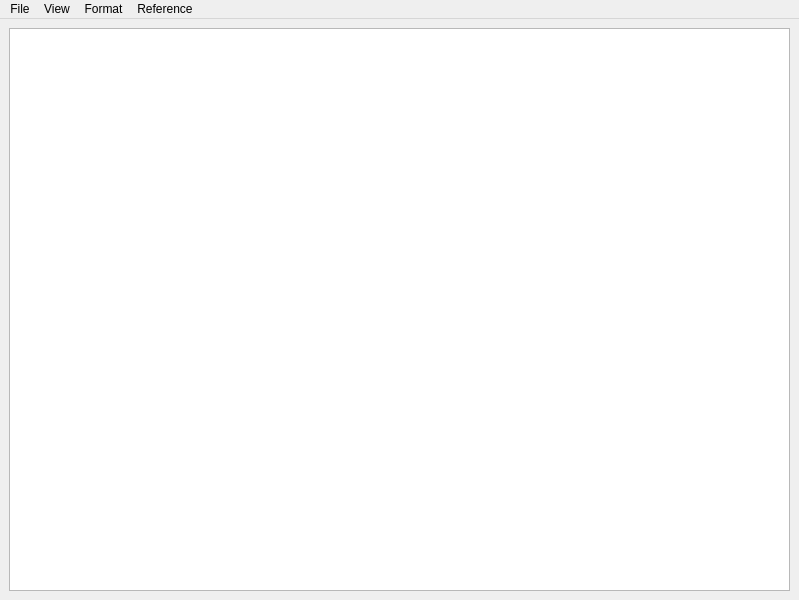
<?xml version="1.0" encoding="UTF-8"?>
<ui version="4.0">
 <class>MainWindow</class>
 <widget class="QMainWindow" name="MainWindow">
  <property name="geometry">
   <rect>
    <x>0</x>
    <y>0</y>
    <width>799</width>
    <height>600</height>
   </rect>
  </property>
  <property name="windowTitle">
   <string>Text editor</string>
  </property>
  <widget class="QWidget" name="centralwidget">
   <property name="sizePolicy">
    <sizepolicy hsizetype="MinimumExpanding" vsizetype="MinimumExpanding">
     <horstretch>0</horstretch>
     <verstretch>0</verstretch>
    </sizepolicy>
   </property>
   <layout class="QHBoxLayout" name="horizontalLayout">
    <item>
     <widget class="QTextEdit" name="text_edit"/>
    </item>
   </layout>
  </widget>
  <widget class="QMenuBar" name="menubar">
   <property name="geometry">
    <rect>
     <x>0</x>
     <y>0</y>
     <width>799</width>
     <height>20</height>
    </rect>
   </property>
   <widget class="QMenu" name="file">
    <property name="title">
     <string>File</string>
    </property>
    <addaction name="open"/>
    <addaction name="open_only_for_read"/>
    <addaction name="save"/>
    <addaction name="save_as"/>
    <addaction name="separator"/>
    <addaction name="print"/>
    <addaction name="separator"/>
    <addaction name="exit"/>
   </widget>
   <widget class="QMenu" name="reference">
    <property name="title">
     <string>Reference</string>
    </property>
    <addaction name="about_programm"/>
   </widget>
   <widget class="QMenu" name="view">
    <property name="title">
     <string>View</string>
    </property>
    <widget class="QMenu" name="language">
     <property name="title">
      <string>Language</string>
     </property>
     <addaction name="language_rus"/>
     <addaction name="language_eng"/>
    </widget>
    <widget class="QMenu" name="decoration">
     <property name="title">
      <string>Decoration</string>
     </property>
     <addaction name="decor_bright"/>
     <addaction name="decor_dark"/>
    </widget>
    <addaction name="language"/>
    <addaction name="decoration"/>
   </widget>
   <widget class="QMenu" name="format">
    <property name="title">
     <string>Format</string>
    </property>
    <widget class="QMenu" name="align">
     <property name="title">
      <string>Align by</string>
     </property>
     <addaction name="left"/>
     <addaction name="center"/>
     <addaction name="right"/>
    </widget>
    <addaction name="font"/>
    <addaction name="align"/>
    <addaction name="copy_format"/>
    <addaction name="paste_format"/>
   </widget>
   <addaction name="file"/>
   <addaction name="view"/>
   <addaction name="format"/>
   <addaction name="reference"/>
  </widget>
  <action name="open">
   <property name="text">
    <string>Open</string>
   </property>
  </action>
  <action name="save">
   <property name="text">
    <string>Save</string>
   </property>
  </action>
  <action name="save_as">
   <property name="text">
    <string>Save as</string>
   </property>
  </action>
  <action name="about_programm">
   <property name="text">
    <string>About programm</string>
   </property>
  </action>
  <action name="exit">
   <property name="text">
    <string>Exit</string>
   </property>
  </action>
  <action name="open_only_for_read">
   <property name="text">
    <string>Open read-only</string>
   </property>
  </action>
  <action name="language_rus">
   <property name="text">
    <string>Russian</string>
   </property>
  </action>
  <action name="language_eng">
   <property name="text">
    <string>English</string>
   </property>
  </action>
  <action name="decor_bright">
   <property name="text">
    <string>Bright</string>
   </property>
  </action>
  <action name="decor_dark">
   <property name="text">
    <string>Dark</string>
   </property>
  </action>
  <action name="print">
   <property name="text">
    <string>Print</string>
   </property>
  </action>
  <action name="font">
   <property name="text">
    <string>Font</string>
   </property>
  </action>
  <action name="left">
   <property name="text">
    <string>Left</string>
   </property>
  </action>
  <action name="center">
   <property name="text">
    <string>Center</string>
   </property>
  </action>
  <action name="right">
   <property name="text">
    <string>Right</string>
   </property>
  </action>
  <action name="copy_format">
   <property name="text">
    <string>Copy</string>
   </property>
  </action>
  <action name="paste_format">
   <property name="checkable">
    <bool>false</bool>
   </property>
   <property name="text">
    <string>Paste</string>
   </property>
  </action>
 </widget>
 <resources/>
 <connections/>
</ui>
